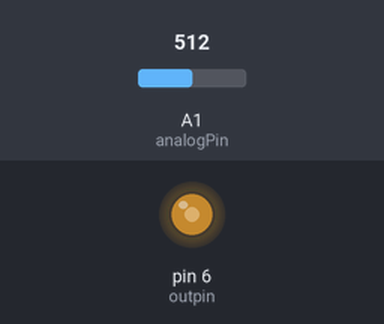
The sketch below on a simulated Arduino Uno, built with avr-gcc and run on an emulated ATmega328P. Shown: output pins drawn as LEDs (lit = HIGH). The inputs (shaded band) are chosen by the test bench; at power-on: A1 (analogPin) = 512.

Above: at 1.2 s.
1.3 s: A1 (analogPin) set to 716
At 2.5 s:
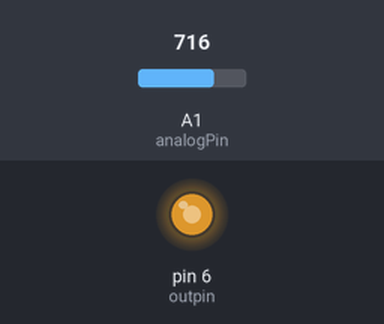
2.8 s: A1 (analogPin) set to 900
At 3.8 s:
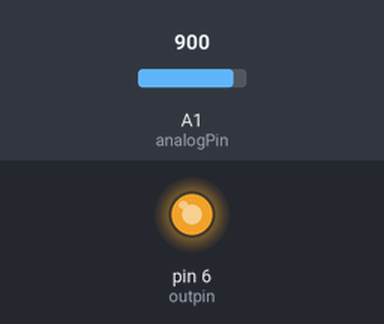
4.3 s: A1 (analogPin) set to 122
At 5.0 s:
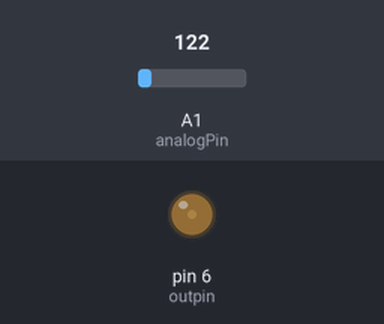
5.8 s: A1 (analogPin) set to 0
At 6.1 s:
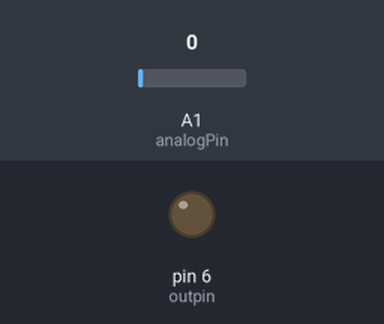
7.3 s: A1 (analogPin) set to 511
At 8.5 s:
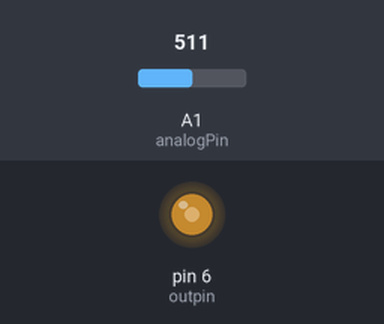
Timing chart, 0 to 9.8 s (numbered marks = the images above; inputs shaded):
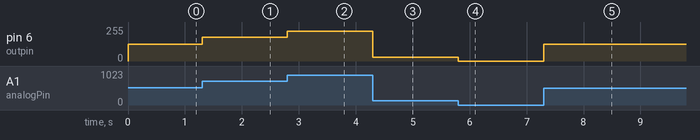

Measured:
- after the input at 1.3 s, pin 6 (outpin): 127/255 → 178/255 at once
- after the input at 2.8 s, pin 6 (outpin): 178/255 → 224/255 at once
- after the input at 4.3 s, pin 6 (outpin): 224/255 → 30/255 at once
- after the input at 5.8 s, pin 6 (outpin): 30/255 → 0/255 at once
- after the input at 7.3 s, pin 6 (outpin): 0/255 → 127/255 at once

The sketch:

PWM.ino
```cpp
int outpin = 6;
int analogPin = A1;
int brillo;
int pot = 0;

void setup() {
  pinMode(outpin, OUTPUT);

}

void loop() {
  pot = analogRead(analogPin);
  brillo = map(pot, 0, 1023, 0, 255);
  analogWrite(outpin, brillo);
}
```
